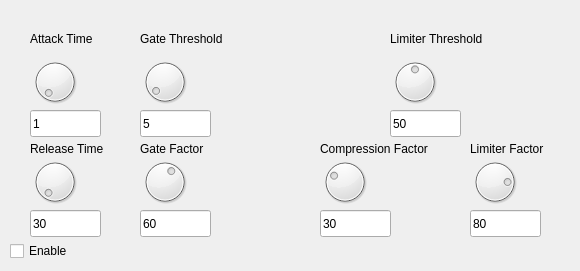
    <widget class="QWidget" name="tab_2">
     <attribute name="title">
      <string>Comp</string>
     </attribute>
     <widget class="QCheckBox" name="checkBox_3">
      <property name="geometry">
       <rect>
        <x>10</x>
        <y>240</y>
        <width>71</width>
        <height>22</height>
       </rect>
      </property>
      <property name="text">
       <string>Enable</string>
      </property>
     </widget>
     <widget class="QDial" name="CompAttDial">
      <property name="geometry">
       <rect>
        <x>30</x>
        <y>50</y>
        <width>50</width>
        <height>64</height>
       </rect>
      </property>
      <property name="minimum">
       <number>1</number>
      </property>
      <property name="maximum">
       <number>10000</number>
      </property>
     </widget>
     <widget class="QDial" name="CompRelDial">
      <property name="geometry">
       <rect>
        <x>30</x>
        <y>150</y>
        <width>50</width>
        <height>64</height>
       </rect>
      </property>
      <property name="minimum">
       <number>1</number>
      </property>
      <property name="maximum">
       <number>10000</number>
      </property>
      <property name="value">
       <number>30</number>
      </property>
     </widget>
     <widget class="QDial" name="CompGateThDial">
      <property name="geometry">
       <rect>
        <x>140</x>
        <y>50</y>
        <width>50</width>
        <height>64</height>
       </rect>
      </property>
      <property name="maximum">
       <number>100</number>
      </property>
      <property name="value">
       <number>5</number>
      </property>
     </widget>
     <widget class="QDial" name="CompGateFDial">
      <property name="geometry">
       <rect>
        <x>140</x>
        <y>150</y>
        <width>50</width>
        <height>64</height>
       </rect>
      </property>
      <property name="maximum">
       <number>100</number>
      </property>
      <property name="value">
       <number>60</number>
      </property>
     </widget>
     <widget class="QDial" name="CompLimThDial">
      <property name="geometry">
       <rect>
        <x>390</x>
        <y>50</y>
        <width>50</width>
        <height>64</height>
       </rect>
      </property>
      <property name="maximum">
       <number>100</number>
      </property>
      <property name="value">
       <number>50</number>
      </property>
     </widget>
     <widget class="QDial" name="CompCompFDial">
      <property name="geometry">
       <rect>
        <x>320</x>
        <y>150</y>
        <width>50</width>
        <height>64</height>
       </rect>
      </property>
      <property name="maximum">
       <number>100</number>
      </property>
      <property name="value">
       <number>30</number>
      </property>
     </widget>
     <widget class="QDial" name="CompLimFDial">
      <property name="geometry">
       <rect>
        <x>470</x>
        <y>150</y>
        <width>50</width>
        <height>64</height>
       </rect>
      </property>
      <property name="maximum">
       <number>100</number>
      </property>
      <property name="value">
       <number>80</number>
      </property>
     </widget>
     <widget class="QLabel" name="label_33">
      <property name="geometry">
       <rect>
        <x>30</x>
        <y>30</y>
        <width>91</width>
        <height>17</height>
       </rect>
      </property>
      <property name="text">
       <string>Attack Time</string>
      </property>
     </widget>
     <widget class="QLabel" name="label_34">
      <property name="geometry">
       <rect>
        <x>30</x>
        <y>140</y>
        <width>91</width>
        <height>17</height>
       </rect>
      </property>
      <property name="text">
       <string>Release Time</string>
      </property>
     </widget>
     <widget class="QLabel" name="label_35">
      <property name="geometry">
       <rect>
        <x>140</x>
        <y>30</y>
        <width>111</width>
        <height>17</height>
       </rect>
      </property>
      <property name="text">
       <string>Gate Threshold</string>
      </property>
     </widget>
     <widget class="QLabel" name="label_36">
      <property name="geometry">
       <rect>
        <x>140</x>
        <y>140</y>
        <width>101</width>
        <height>17</height>
       </rect>
      </property>
      <property name="text">
       <string>Gate Factor</string>
      </property>
     </widget>
     <widget class="QLabel" name="label_37">
      <property name="geometry">
       <rect>
        <x>390</x>
        <y>30</y>
        <width>131</width>
        <height>17</height>
       </rect>
      </property>
      <property name="text">
       <string>Limiter Threshold</string>
      </property>
     </widget>
     <widget class="QLabel" name="label_38">
      <property name="geometry">
       <rect>
        <x>320</x>
        <y>140</y>
        <width>141</width>
        <height>17</height>
       </rect>
      </property>
      <property name="text">
       <string>Compression Factor</string>
      </property>
     </widget>
     <widget class="QLabel" name="label_39">
      <property name="geometry">
       <rect>
        <x>470</x>
        <y>140</y>
        <width>101</width>
        <height>17</height>
       </rect>
      </property>
      <property name="text">
       <string>Limiter Factor</string>
      </property>
     </widget>
     <widget class="QLineEdit" name="CompAttLE">
      <property name="geometry">
       <rect>
        <x>30</x>
        <y>110</y>
        <width>71</width>
        <height>27</height>
       </rect>
      </property>
      <property name="text">
       <string>1</string>
      </property>
     </widget>
     <widget class="QLineEdit" name="CompGateThLE">
      <property name="geometry">
       <rect>
        <x>140</x>
        <y>110</y>
        <width>71</width>
        <height>27</height>
       </rect>
      </property>
      <property name="text">
       <string>5</string>
      </property>
     </widget>
     <widget class="QLineEdit" name="CompRelLE">
      <property name="geometry">
       <rect>
        <x>30</x>
        <y>210</y>
        <width>71</width>
        <height>27</height>
       </rect>
      </property>
      <property name="text">
       <string>30</string>
      </property>
     </widget>
     <widget class="QLineEdit" name="CompGateFLE">
      <property name="geometry">
       <rect>
        <x>140</x>
        <y>210</y>
        <width>71</width>
        <height>27</height>
       </rect>
      </property>
      <property name="text">
       <string>60</string>
      </property>
     </widget>
     <widget class="QLineEdit" name="CompLimThLE">
      <property name="geometry">
       <rect>
        <x>390</x>
        <y>110</y>
        <width>71</width>
        <height>27</height>
       </rect>
      </property>
      <property name="text">
       <string>50</string>
      </property>
     </widget>
     <widget class="QLineEdit" name="CompCompFLE">
      <property name="geometry">
       <rect>
        <x>320</x>
        <y>210</y>
        <width>71</width>
        <height>27</height>
       </rect>
      </property>
      <property name="text">
       <string>30</string>
      </property>
     </widget>
     <widget class="QLineEdit" name="CompLimFLE">
      <property name="geometry">
       <rect>
        <x>470</x>
        <y>210</y>
        <width>71</width>
        <height>27</height>
       </rect>
      </property>
      <property name="text">
       <string>80</string>
      </property>
     </widget>
    </widget>
